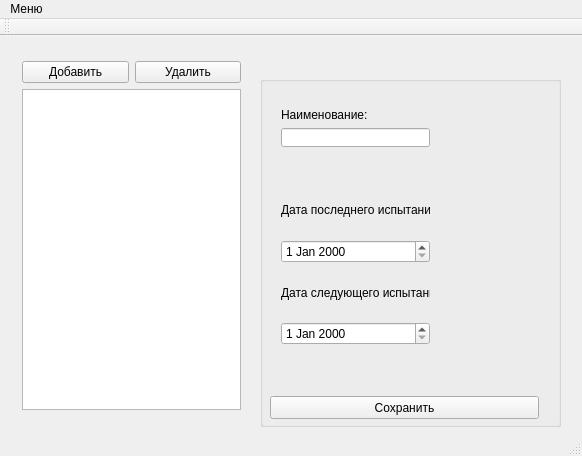
<?xml version="1.0" encoding="UTF-8"?>
<ui version="4.0">
 <class>MainWindow</class>
 <widget class="QMainWindow" name="MainWindow">
  <property name="geometry">
   <rect>
    <x>0</x>
    <y>0</y>
    <width>582</width>
    <height>456</height>
   </rect>
  </property>
  <property name="windowTitle">
   <string>MainWindow</string>
  </property>
  <widget class="QWidget" name="centralWidget">
   <widget class="QWidget" name="layoutWidget">
    <property name="geometry">
     <rect>
      <x>11</x>
      <y>14</y>
      <width>241</width>
      <height>371</height>
     </rect>
    </property>
    <layout class="QVBoxLayout" name="verticalLayout">
     <item>
      <layout class="QHBoxLayout" name="horizontalLayout">
       <item>
        <widget class="QPushButton" name="AddButton">
         <property name="enabled">
          <bool>true</bool>
         </property>
         <property name="text">
          <string>Добавить</string>
         </property>
        </widget>
       </item>
       <item>
        <widget class="QPushButton" name="DeleteButton">
         <property name="text">
          <string>Удалить</string>
         </property>
        </widget>
       </item>
      </layout>
     </item>
     <item>
      <widget class="QTreeWidget" name="treeWidget">
       <property name="headerHidden">
        <bool>true</bool>
       </property>
       <column>
        <property name="text">
         <string notr="true">1</string>
        </property>
       </column>
      </widget>
     </item>
    </layout>
   </widget>
   <widget class="QGroupBox" name="groupBox">
    <property name="geometry">
     <rect>
      <x>260</x>
      <y>40</y>
      <width>301</width>
      <height>351</height>
     </rect>
    </property>
    <property name="title">
     <string/>
    </property>
    <widget class="QPushButton" name="SaveButton">
     <property name="geometry">
      <rect>
       <x>10</x>
       <y>320</y>
       <width>269</width>
       <height>23</height>
      </rect>
     </property>
     <property name="text">
      <string>Сохранить</string>
     </property>
    </widget>
    <widget class="QWidget" name="layoutWidget">
     <property name="geometry">
      <rect>
       <x>10</x>
       <y>21</y>
       <width>171</width>
       <height>61</height>
      </rect>
     </property>
     <layout class="QVBoxLayout" name="verticalLayout_2">
      <item>
       <widget class="QLabel" name="NameLabel">
        <property name="text">
         <string>Наименование:</string>
        </property>
       </widget>
      </item>
      <item>
       <widget class="QLineEdit" name="NameLineEdit"/>
      </item>
     </layout>
    </widget>
    <widget class="QWidget" name="layoutWidget">
     <property name="geometry">
      <rect>
       <x>10</x>
       <y>99</y>
       <width>171</width>
       <height>181</height>
      </rect>
     </property>
     <layout class="QVBoxLayout" name="verticalLayout_3">
      <item>
       <widget class="QLabel" name="DateLastTestLabel">
        <property name="text">
         <string>Дата последнего испытания:</string>
        </property>
       </widget>
      </item>
      <item>
       <widget class="QDateEdit" name="DateLastTest"/>
      </item>
      <item>
       <widget class="QLabel" name="DateNextTestLabel">
        <property name="text">
         <string>Дата следующего испытания:</string>
        </property>
       </widget>
      </item>
      <item>
       <widget class="QDateEdit" name="DateNextTest"/>
      </item>
     </layout>
    </widget>
   </widget>
  </widget>
  <widget class="QMenuBar" name="menuBar">
   <property name="geometry">
    <rect>
     <x>0</x>
     <y>0</y>
     <width>582</width>
     <height>21</height>
    </rect>
   </property>
   <widget class="QMenu" name="menu">
    <property name="title">
     <string>Меню</string>
    </property>
    <addaction name="PredictionTests"/>
   </widget>
   <addaction name="menu"/>
  </widget>
  <widget class="QToolBar" name="mainToolBar">
   <attribute name="toolBarArea">
    <enum>TopToolBarArea</enum>
   </attribute>
   <attribute name="toolBarBreak">
    <bool>false</bool>
   </attribute>
  </widget>
  <widget class="QStatusBar" name="statusBar"/>
  <action name="actionAdd_row">
   <property name="text">
    <string>Add row</string>
   </property>
  </action>
  <action name="PredictionTests">
   <property name="checkable">
    <bool>false</bool>
   </property>
   <property name="text">
    <string>Предсказание испытаний</string>
   </property>
  </action>
 </widget>
 <layoutdefault spacing="6" margin="11"/>
 <resources/>
 <connections/>
</ui>
